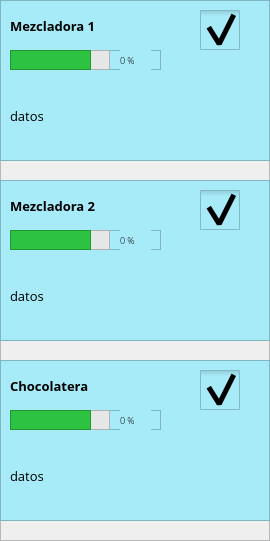
      <widget class="QFrame" name="frame_6">
       <property name="geometry">
        <rect>
         <x>290</x>
         <y>40</y>
         <width>270</width>
         <height>541</height>
        </rect>
       </property>
       <property name="frameShape">
        <enum>QFrame::StyledPanel</enum>
       </property>
       <property name="frameShadow">
        <enum>QFrame::Raised</enum>
       </property>
       <widget class="QFrame" name="frame_3">
        <property name="geometry">
         <rect>
          <x>0</x>
          <y>0</y>
          <width>270</width>
          <height>161</height>
         </rect>
        </property>
        <property name="styleSheet">
         <string notr="true">background-color:rgb(167, 235, 248);</string>
        </property>
        <property name="frameShape">
         <enum>QFrame::StyledPanel</enum>
        </property>
        <property name="frameShadow">
         <enum>QFrame::Raised</enum>
        </property>
        <widget class="QLabel" name="iconMachine1">
         <property name="geometry">
          <rect>
           <x>180</x>
           <y>50</y>
           <width>71</width>
           <height>71</height>
          </rect>
         </property>
         <property name="styleSheet">
          <string notr="true">image:url(&quot;:/images/batidora.png&quot;);
</string>
         </property>
         <property name="text">
          <string/>
         </property>
        </widget>
        <widget class="QLabel" name="lbMachine1">
         <property name="geometry">
          <rect>
           <x>10</x>
           <y>10</y>
           <width>150</width>
           <height>31</height>
          </rect>
         </property>
         <property name="font">
          <font>
           <family>Open Sans</family>
           <pointsize>10</pointsize>
           <weight>75</weight>
           <bold>true</bold>
          </font>
         </property>
         <property name="text">
          <string>Mezcladora 1</string>
         </property>
        </widget>
        <widget class="QLabel" name="lbDatosMachine1">
         <property name="geometry">
          <rect>
           <x>10</x>
           <y>75</y>
           <width>150</width>
           <height>81</height>
          </rect>
         </property>
         <property name="font">
          <font>
           <family>Open Sans</family>
           <pointsize>10</pointsize>
          </font>
         </property>
         <property name="text">
          <string>datos</string>
         </property>
        </widget>
        <widget class="QCheckBox" name="checkBoxMachine1">
         <property name="geometry">
          <rect>
           <x>200</x>
           <y>10</y>
           <width>51</width>
           <height>41</height>
          </rect>
         </property>
         <property name="styleSheet">
          <string notr="true">QCheckBox::indicator{
	width: 40px;
	height:40px;
}

QCheckBox::indicator:checked{
	image:url(&quot;:/images/switch-on.png&quot;);
}

QCheckBox::indicator:unchecked{
	image:url(&quot;:/images/switch-off.png&quot;);
}</string>
         </property>
         <property name="text">
          <string/>
         </property>
         <property name="checked">
          <bool>true</bool>
         </property>
        </widget>
        <widget class="QFrame" name="panelProgress2">
         <property name="geometry">
          <rect>
           <x>10</x>
           <y>50</y>
           <width>151</width>
           <height>20</height>
          </rect>
         </property>
         <property name="frameShape">
          <enum>QFrame::StyledPanel</enum>
         </property>
         <property name="frameShadow">
          <enum>QFrame::Raised</enum>
         </property>
         <widget class="QFrame" name="barMachine1">
          <property name="geometry">
           <rect>
            <x>0</x>
            <y>0</y>
            <width>100</width>
            <height>20</height>
           </rect>
          </property>
          <property name="styleSheet">
           <string notr="true">background-color:rgb(230, 230, 230);</string>
          </property>
          <property name="frameShape">
           <enum>QFrame::StyledPanel</enum>
          </property>
          <property name="frameShadow">
           <enum>QFrame::Raised</enum>
          </property>
          <widget class="QFrame" name="progressMachine1">
           <property name="geometry">
            <rect>
             <x>0</x>
             <y>0</y>
             <width>81</width>
             <height>20</height>
            </rect>
           </property>
           <property name="styleSheet">
            <string notr="true">background-color:rgb(46, 194, 67);</string>
           </property>
           <property name="frameShape">
            <enum>QFrame::StyledPanel</enum>
           </property>
           <property name="frameShadow">
            <enum>QFrame::Raised</enum>
           </property>
          </widget>
         </widget>
         <widget class="QLabel" name="lbProgressMachine1">
          <property name="geometry">
           <rect>
            <x>110</x>
            <y>0</y>
            <width>31</width>
            <height>20</height>
           </rect>
          </property>
          <property name="font">
           <font>
            <family>Open Sans Light</family>
            <pointsize>7</pointsize>
            <weight>50</weight>
            <bold>false</bold>
           </font>
          </property>
          <property name="text">
           <string>0 %</string>
          </property>
         </widget>
        </widget>
       </widget>
       <widget class="QFrame" name="frame_4">
        <property name="geometry">
         <rect>
          <x>0</x>
          <y>180</y>
          <width>270</width>
          <height>161</height>
         </rect>
        </property>
        <property name="styleSheet">
         <string notr="true">background-color:rgb(167, 235, 248);</string>
        </property>
        <property name="frameShape">
         <enum>QFrame::StyledPanel</enum>
        </property>
        <property name="frameShadow">
         <enum>QFrame::Raised</enum>
        </property>
        <widget class="QLabel" name="iconMachine2">
         <property name="geometry">
          <rect>
           <x>180</x>
           <y>50</y>
           <width>71</width>
           <height>71</height>
          </rect>
         </property>
         <property name="styleSheet">
          <string notr="true">image:url(&quot;:/images/batidora.png&quot;);
</string>
         </property>
         <property name="text">
          <string/>
         </property>
        </widget>
        <widget class="QLabel" name="lbMachine2">
         <property name="geometry">
          <rect>
           <x>10</x>
           <y>10</y>
           <width>150</width>
           <height>31</height>
          </rect>
         </property>
         <property name="font">
          <font>
           <family>Open Sans</family>
           <pointsize>10</pointsize>
           <weight>75</weight>
           <bold>true</bold>
          </font>
         </property>
         <property name="styleSheet">
          <string notr="true"/>
         </property>
         <property name="text">
          <string>Mezcladora 2</string>
         </property>
        </widget>
        <widget class="QLabel" name="lbDatosMachine2">
         <property name="geometry">
          <rect>
           <x>10</x>
           <y>75</y>
           <width>150</width>
           <height>81</height>
          </rect>
         </property>
         <property name="font">
          <font>
           <family>Open Sans</family>
           <pointsize>10</pointsize>
          </font>
         </property>
         <property name="text">
          <string>datos</string>
         </property>
        </widget>
        <widget class="QCheckBox" name="checkBoxMachine2">
         <property name="geometry">
          <rect>
           <x>200</x>
           <y>10</y>
           <width>51</width>
           <height>41</height>
          </rect>
         </property>
         <property name="styleSheet">
          <string notr="true">QCheckBox::indicator{
	width: 40px;
	height:40px;
}

QCheckBox::indicator:checked{
	image:url(&quot;:/images/switch-on.png&quot;);
}

QCheckBox::indicator:unchecked{
	image:url(&quot;:/images/switch-off.png&quot;);
}</string>
         </property>
         <property name="text">
          <string/>
         </property>
         <property name="checked">
          <bool>true</bool>
         </property>
        </widget>
        <widget class="QFrame" name="panelProgress3">
         <property name="geometry">
          <rect>
           <x>10</x>
           <y>50</y>
           <width>151</width>
           <height>20</height>
          </rect>
         </property>
         <property name="frameShape">
          <enum>QFrame::StyledPanel</enum>
         </property>
         <property name="frameShadow">
          <enum>QFrame::Raised</enum>
         </property>
         <widget class="QFrame" name="barMachine2">
          <property name="geometry">
           <rect>
            <x>0</x>
            <y>0</y>
            <width>100</width>
            <height>20</height>
           </rect>
          </property>
          <property name="styleSheet">
           <string notr="true">background-color:rgb(230, 230, 230);</string>
          </property>
          <property name="frameShape">
           <enum>QFrame::StyledPanel</enum>
          </property>
          <property name="frameShadow">
           <enum>QFrame::Raised</enum>
          </property>
          <widget class="QFrame" name="progressMachine2">
           <property name="geometry">
            <rect>
             <x>0</x>
             <y>0</y>
             <width>81</width>
             <height>20</height>
            </rect>
           </property>
           <property name="styleSheet">
            <string notr="true">background-color:rgb(46, 194, 67);</string>
           </property>
           <property name="frameShape">
            <enum>QFrame::StyledPanel</enum>
           </property>
           <property name="frameShadow">
            <enum>QFrame::Raised</enum>
           </property>
          </widget>
         </widget>
         <widget class="QLabel" name="lbProgressMachine2">
          <property name="geometry">
           <rect>
            <x>110</x>
            <y>0</y>
            <width>31</width>
            <height>20</height>
           </rect>
          </property>
          <property name="font">
           <font>
            <family>Open Sans Light</family>
            <pointsize>7</pointsize>
            <weight>50</weight>
            <bold>false</bold>
           </font>
          </property>
          <property name="text">
           <string>0 %</string>
          </property>
         </widget>
        </widget>
       </widget>
       <widget class="QFrame" name="frame_5">
        <property name="geometry">
         <rect>
          <x>0</x>
          <y>360</y>
          <width>270</width>
          <height>161</height>
         </rect>
        </property>
        <property name="styleSheet">
         <string notr="true">background-color:rgb(167, 235, 248);</string>
        </property>
        <property name="frameShape">
         <enum>QFrame::StyledPanel</enum>
        </property>
        <property name="frameShadow">
         <enum>QFrame::Raised</enum>
        </property>
        <widget class="QLabel" name="iconMachine3">
         <property name="geometry">
          <rect>
           <x>180</x>
           <y>50</y>
           <width>71</width>
           <height>71</height>
          </rect>
         </property>
         <property name="styleSheet">
          <string notr="true">image:url(&quot;:/images/chocolatera.png&quot;);
</string>
         </property>
         <property name="text">
          <string/>
         </property>
        </widget>
        <widget class="QLabel" name="lbMachine3">
         <property name="geometry">
          <rect>
           <x>10</x>
           <y>10</y>
           <width>150</width>
           <height>31</height>
          </rect>
         </property>
         <property name="font">
          <font>
           <family>Open Sans</family>
           <pointsize>10</pointsize>
           <weight>75</weight>
           <bold>true</bold>
          </font>
         </property>
         <property name="text">
          <string>Chocolatera</string>
         </property>
        </widget>
        <widget class="QLabel" name="lbDatosMachine3">
         <property name="geometry">
          <rect>
           <x>10</x>
           <y>75</y>
           <width>150</width>
           <height>81</height>
          </rect>
         </property>
         <property name="font">
          <font>
           <family>Open Sans</family>
           <pointsize>10</pointsize>
          </font>
         </property>
         <property name="text">
          <string>datos</string>
         </property>
        </widget>
        <widget class="QCheckBox" name="checkBoxMachine3">
         <property name="geometry">
          <rect>
           <x>200</x>
           <y>10</y>
           <width>51</width>
           <height>41</height>
          </rect>
         </property>
         <property name="styleSheet">
          <string notr="true">QCheckBox::indicator{
	width: 40px;
	height:40px;
}

QCheckBox::indicator:checked{
	image:url(&quot;:/images/switch-on.png&quot;);
}

QCheckBox::indicator:unchecked{
	image:url(&quot;:/images/switch-off.png&quot;);
}</string>
         </property>
         <property name="text">
          <string/>
         </property>
         <property name="checked">
          <bool>true</bool>
         </property>
        </widget>
        <widget class="QFrame" name="panelProgress4">
         <property name="geometry">
          <rect>
           <x>10</x>
           <y>50</y>
           <width>151</width>
           <height>20</height>
          </rect>
         </property>
         <property name="frameShape">
          <enum>QFrame::StyledPanel</enum>
         </property>
         <property name="frameShadow">
          <enum>QFrame::Raised</enum>
         </property>
         <widget class="QFrame" name="barMachine3">
          <property name="geometry">
           <rect>
            <x>0</x>
            <y>0</y>
            <width>100</width>
            <height>20</height>
           </rect>
          </property>
          <property name="styleSheet">
           <string notr="true">background-color:rgb(230, 230, 230);</string>
          </property>
          <property name="frameShape">
           <enum>QFrame::StyledPanel</enum>
          </property>
          <property name="frameShadow">
           <enum>QFrame::Raised</enum>
          </property>
          <widget class="QFrame" name="progressMachine3">
           <property name="geometry">
            <rect>
             <x>0</x>
             <y>0</y>
             <width>81</width>
             <height>20</height>
            </rect>
           </property>
           <property name="styleSheet">
            <string notr="true">background-color:rgb(46, 194, 67);</string>
           </property>
           <property name="frameShape">
            <enum>QFrame::StyledPanel</enum>
           </property>
           <property name="frameShadow">
            <enum>QFrame::Raised</enum>
           </property>
          </widget>
         </widget>
         <widget class="QLabel" name="lbProgressMachine3">
          <property name="geometry">
           <rect>
            <x>110</x>
            <y>0</y>
            <width>31</width>
            <height>20</height>
           </rect>
          </property>
          <property name="font">
           <font>
            <family>Open Sans Light</family>
            <pointsize>7</pointsize>
            <weight>50</weight>
            <bold>false</bold>
           </font>
          </property>
          <property name="text">
           <string>0 %</string>
          </property>
         </widget>
        </widget>
       </widget>
      </widget>
